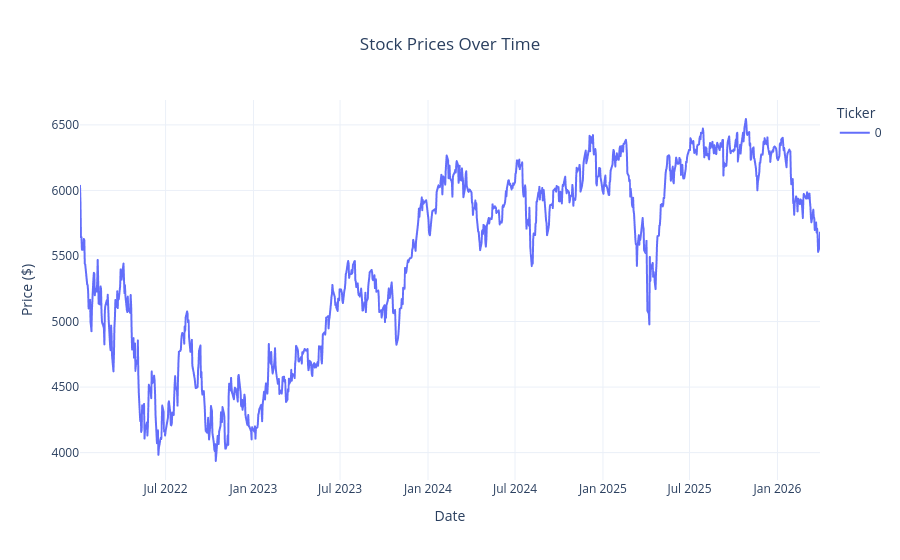

Notebook code cell kept with this figure:
### Code cell
stock_plots.plot_ticker_prices(df_prices.sum(axis=1))

### Figure 1 — Plotly figure (JSON) as saved in the notebook; plotly's stock layout.template omitted (floating-point values rounded to 4 significant figures; data arrays with more than 128 entries replaced by an {"elided": "..."} marker saying what was removed)
{"data": [{"hovertemplate": "Ticker=0<br>Date=%{x}<br>Price ($)=%{y}<extra></extra>", "legendgroup": "0", "line": {"color": "#636efa", "dash": "solid"}, "marker": {"symbol": "circle"}, "mode": "lines", "name": "0", "showlegend": true, "type": "scattergl", "x": {"elided": "1064 str values"}, "xaxis": "x", "y": {"elided": "1064 float values"}, "yaxis": "y"}], "layout": {"hovermode": "x unified", "legend": {"title": {"text": "Ticker"}, "tracegroupgap": 0}, "title": {"text": "Stock Prices Over Time", "x": 0.5}, "xaxis": {"anchor": "y", "domain": [0, 1], "title": {"text": "Date"}}, "yaxis": {"anchor": "x", "domain": [0, 1], "title": {"text": "Price ($)"}}}}
